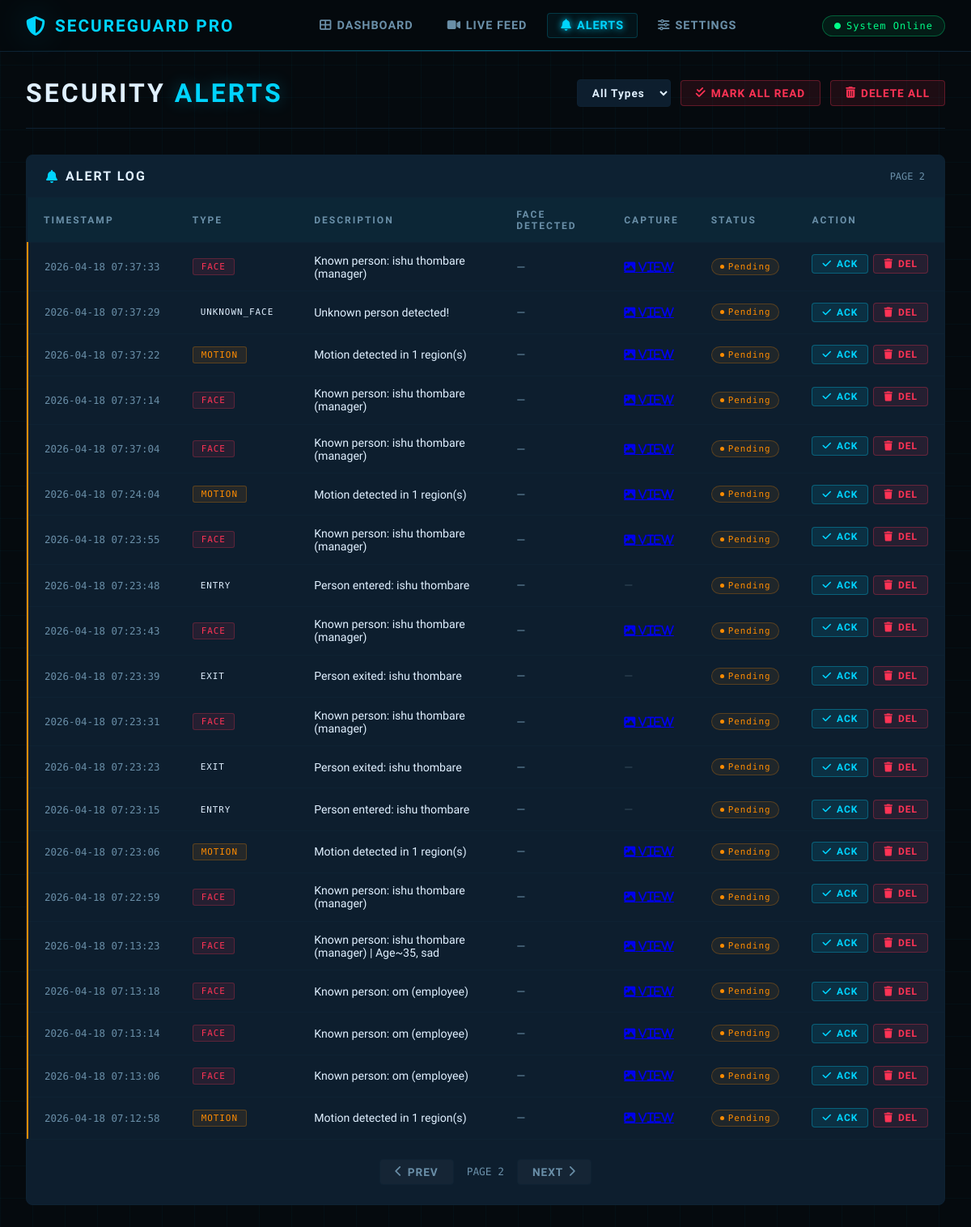
/alerts?page=2 (signed in), run on the app's committed database.
### tables this page shows
CREATE TABLE alerts (
                    id INTEGER PRIMARY KEY AUTOINCREMENT,
                    timestamp DATETIME DEFAULT CURRENT_TIMESTAMP,
                    alert_type TEXT NOT NULL,
                    description TEXT,
                    image_path TEXT,
                    is_acknowledged BOOLEAN DEFAULT 0,
                    face_detected TEXT,
                    confidence REAL
                );

### web/app.py (the view)
    @app.route('/alerts')
    @login_required
    def alerts():
        page = request.args.get('page', 1, type=int)
        per_page = 20
        alerts_list = database.get_alerts(limit=per_page, offset=(page - 1) * per_page)
        return render_template('alerts.html', alerts=alerts_list, page=page)

### core/database.py (called while the page is built)
    @contextmanager
    def get_connection(self):
        conn = sqlite3.connect(self.db_path, check_same_thread=False)
        conn.row_factory = sqlite3.Row
        try:
            yield conn
        finally:
            conn.close()

    def get_alerts(self, limit=50, offset=0, unacknowledged_only=False):
        with self.get_connection() as conn:
            cursor = conn.cursor()
            query = "SELECT * FROM alerts"
            if unacknowledged_only:
                query += " WHERE is_acknowledged = 0"
            query += " ORDER BY timestamp DESC LIMIT ? OFFSET ?"
            cursor.execute(query, (limit, offset))
            return [dict(row) for row in cursor.fetchall()]

### web/templates/alerts.html (shortened to what this page needs)
<!DOCTYPE html>
<html lang="en">
<head>
    <link rel="stylesheet" href="https://cdnjs.cloudflare.com/ajax/libs/font-awesome/6.4.0/css/all.min.css">
</head>
<body>
    <nav class="navbar">
        <div class="nav-brand">
            <i class="fas fa-shield-alt"></i>
            <span>SecureGuard Pro</span>
        </div>
        <div class="nav-links">
            <a href="/"><i class="fas fa-th-large"></i> Dashboard</a>
            <a href="/live"><i class="fas fa-video"></i> Live Feed</a>
            <a href="/alerts" class="active"><i class="fas fa-bell"></i> Alerts</a>
            <a href="/settings"><i class="fas fa-sliders-h"></i> Settings</a>
        </div>
        <div class="status-badge-nav">
            <i class="fas fa-circle"></i> System Online
        </div>
    </nav>
    <main class="page">
        <div class="page-header">
            <h1>Security <span>Alerts</span></h1>
            <div class="filter-bar">
                <select id="filter-type">
                    <option value="all">All Types</option>
                </select>
                <button class="btn btn-danger" id="mark-all-read">
                    <i class="fas fa-check-double"></i> Mark All Read
                </button>
                <button class="btn btn-danger" id="delete-all-btn">
                    <i class="fas fa-trash-alt"></i> Delete All
                </button>
            </div>
        </div>
        <div class="table-card">
            <div class="table-card-header">
                <h2><i class="fas fa-bell"></i> Alert Log</h2>
                <span style="font-family:'Share Tech Mono',monospace; font-size:0.75rem; color:var(--text-secondary);">
                    PAGE {{ page }}
                </span>
            </div>
            {% if alerts %}
            <table>
                <thead>
                    <tr>
                        <th>Timestamp</th>
                        <th>Type</th>
                        <th>Description</th>
                        <th>Face Detected</th>
                        <th>Capture</th>
                        <th>Status</th>
                        <th>Action</th>
                    </tr>
                </thead>
                <tbody id="alerts-tbody">
                    {% for alert in alerts %}
                    <tr class="{{ 'unread' if not alert.is_acknowledged else '' }}" id="row-{{ alert.id }}">
                        <td class="time-col">{{ alert.timestamp }}</td>
                        <td>
                            <span class="type-badge {{ alert.alert_type }}">
                                {{ alert.alert_type }}
                            </span>
                        </td>
                        <td>{{ alert.description }}</td>
                        <td style="color:var(--text-secondary);">{{ alert.face_detected or '—' }}</td>
                        <td>
                            {% if alert.image_path %}
                            <a href="/captures/{{ alert.image_path.split('\\')[-1].split('/')[-1] }}"
                                <i class="fas fa-image"></i> View
                            </a>
                            {% else %}
                            <span style="color:var(--text-muted);">—</span>
                            {% endif %}
                        </td>
                        <td>
                            {% if alert.is_acknowledged %}
                            <span class="status-pill acknowledged">Acknowledged</span>
                            {% else %}
                            <span class="status-pill pending">Pending</span>
                            {% endif %}
                        </td>
                        <td class="action-col">
                            {% if not alert.is_acknowledged %}
                            <button class="btn btn-sm btn-primary acknowledge-btn" data-id="{{ alert.id }}">
                                <i class="fas fa-check"></i> Ack
                            </button>
                            {% endif %}
                            <button class="btn btn-sm btn-danger delete-btn" data-id="{{ alert.id }}">
                                <i class="fas fa-trash"></i> Del
                            </button>
                        </td>
                    </tr>
                    {% endfor %}
                </tbody>
            </table>
            {% else %}
            <div class="empty-state">
                <i class="fas fa-shield-check"></i>
                NO ALERTS FOUND
            </div>
            {% endif %}
            <div class="pagination">
                {% if page > 1 %}
                <a href="?page={{ page - 1 }}" class="btn btn-secondary">
                    <i class="fas fa-chevron-left"></i> Prev
                </a>
                {% endif %}
                <span>PAGE {{ page }}</span>
                <a href="?page={{ page + 1 }}" class="btn btn-secondary">
                    Next <i class="fas fa-chevron-right"></i>
                </a>
            </div>
        </div>
    </main>
</body>
</html>

### data on the page
alerts: timestamp "2026-04-18 07:37:33", alert_type "FACE", description "Known person: ishu thombare (manager)", face_detected "—", is_acknowledged "Pending"
alerts: timestamp "2026-04-18 07:37:29", alert_type "UNKNOWN_FACE", description "Unknown person detected!", face_detected "—", is_acknowledged "Pending"
alerts: timestamp "2026-04-18 07:37:22", alert_type "MOTION", description "Motion detected in 1 region(s)", face_detected "—", is_acknowledged "Pending"
alerts: timestamp "2026-04-18 07:37:14", alert_type "FACE", description "Known person: ishu thombare (manager)", face_detected "—", is_acknowledged "Pending"
alerts: timestamp "2026-04-18 07:37:04", alert_type "FACE", description "Known person: ishu thombare (manager)", face_detected "—", is_acknowledged "Pending"
alerts: timestamp "2026-04-18 07:24:04", alert_type "MOTION", description "Motion detected in 1 region(s)", face_detected "—", is_acknowledged "Pending"
alerts: timestamp "2026-04-18 07:23:55", alert_type "FACE", description "Known person: ishu thombare (manager)", face_detected "—", is_acknowledged "Pending"
alerts: timestamp "2026-04-18 07:23:48", alert_type "ENTRY", description "Person entered: ishu thombare", face_detected "—", is_acknowledged "Pending"
alerts: timestamp "2026-04-18 07:23:43", alert_type "FACE", description "Known person: ishu thombare (manager)", face_detected "—", is_acknowledged "Pending"
alerts: timestamp "2026-04-18 07:23:39", alert_type "EXIT", description "Person exited: ishu thombare", face_detected "—", is_acknowledged "Pending"
alerts: timestamp "2026-04-18 07:23:31", alert_type "FACE", description "Known person: ishu thombare (manager)", face_detected "—", is_acknowledged "Pending"
alerts: timestamp "2026-04-18 07:23:23", alert_type "EXIT", description "Person exited: ishu thombare", face_detected "—", is_acknowledged "Pending"
alerts: timestamp "2026-04-18 07:23:15", alert_type "ENTRY", description "Person entered: ishu thombare", face_detected "—", is_acknowledged "Pending"
alerts: timestamp "2026-04-18 07:23:06", alert_type "MOTION", description "Motion detected in 1 region(s)", face_detected "—", is_acknowledged "Pending"
alerts: timestamp "2026-04-18 07:22:59", alert_type "FACE", description "Known person: ishu thombare (manager)", face_detected "—", is_acknowledged "Pending"
alerts: timestamp "2026-04-18 07:13:23", alert_type "FACE", description "Known person: ishu thombare (manager) | Age~35, sad", face_detected "—", is_acknowledged "Pending"
alerts: timestamp "2026-04-18 07:13:18", alert_type "FACE", description "Known person: om (employee)", face_detected "—", is_acknowledged "Pending"
alerts: timestamp "2026-04-18 07:13:14", alert_type "FACE", description "Known person: om (employee)", face_detected "—", is_acknowledged "Pending"
alerts: timestamp "2026-04-18 07:13:06", alert_type "FACE", description "Known person: om (employee)", face_detected "—", is_acknowledged "Pending"
alerts: timestamp "2026-04-18 07:12:58", alert_type "MOTION", description "Motion detected in 1 region(s)", face_detected "—", is_acknowledged "Pending"

### other printed values
{{ page }} "2"
